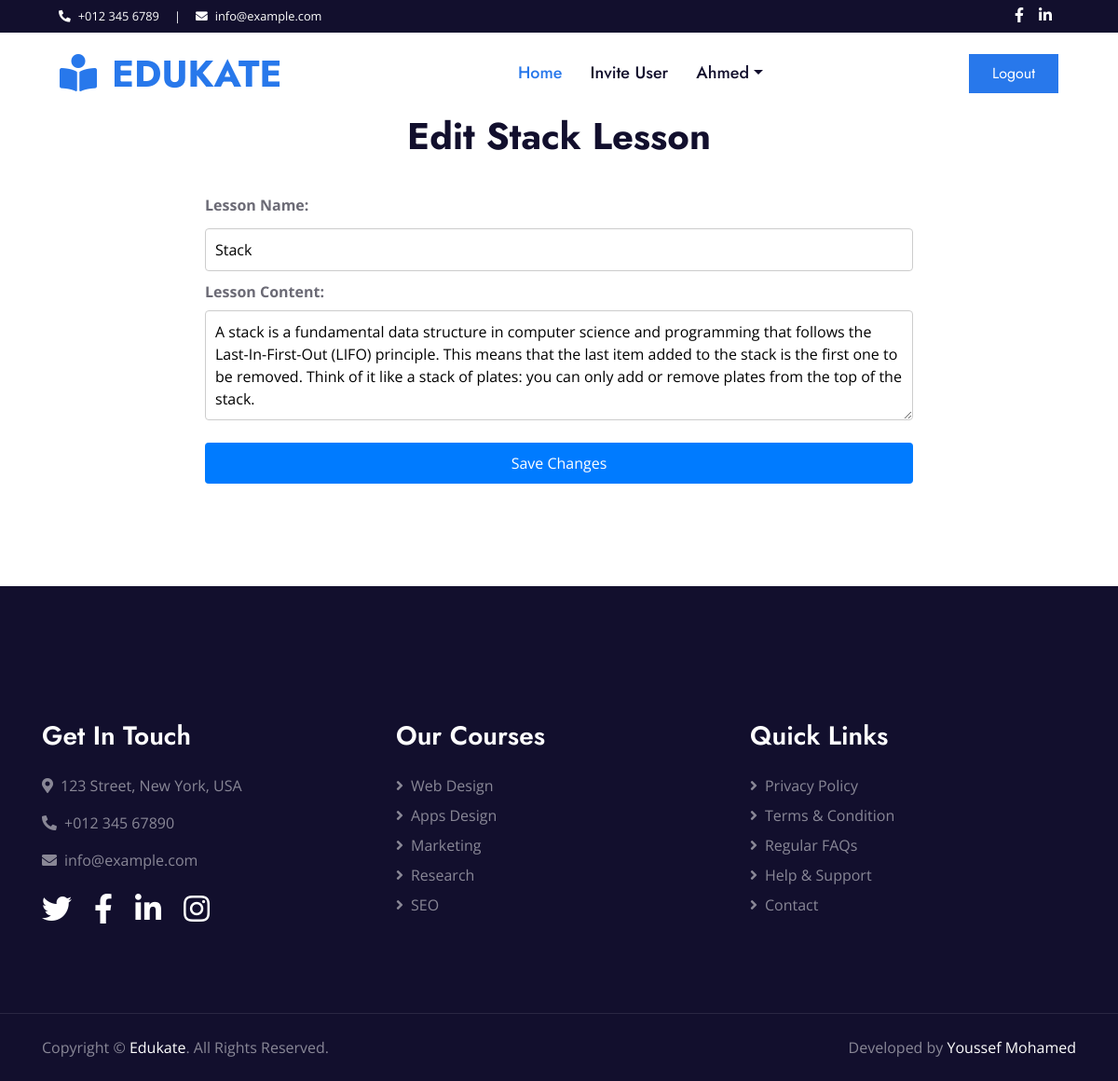
Before: /instructor/edit-lesson/33 (signed in) with the older database file.
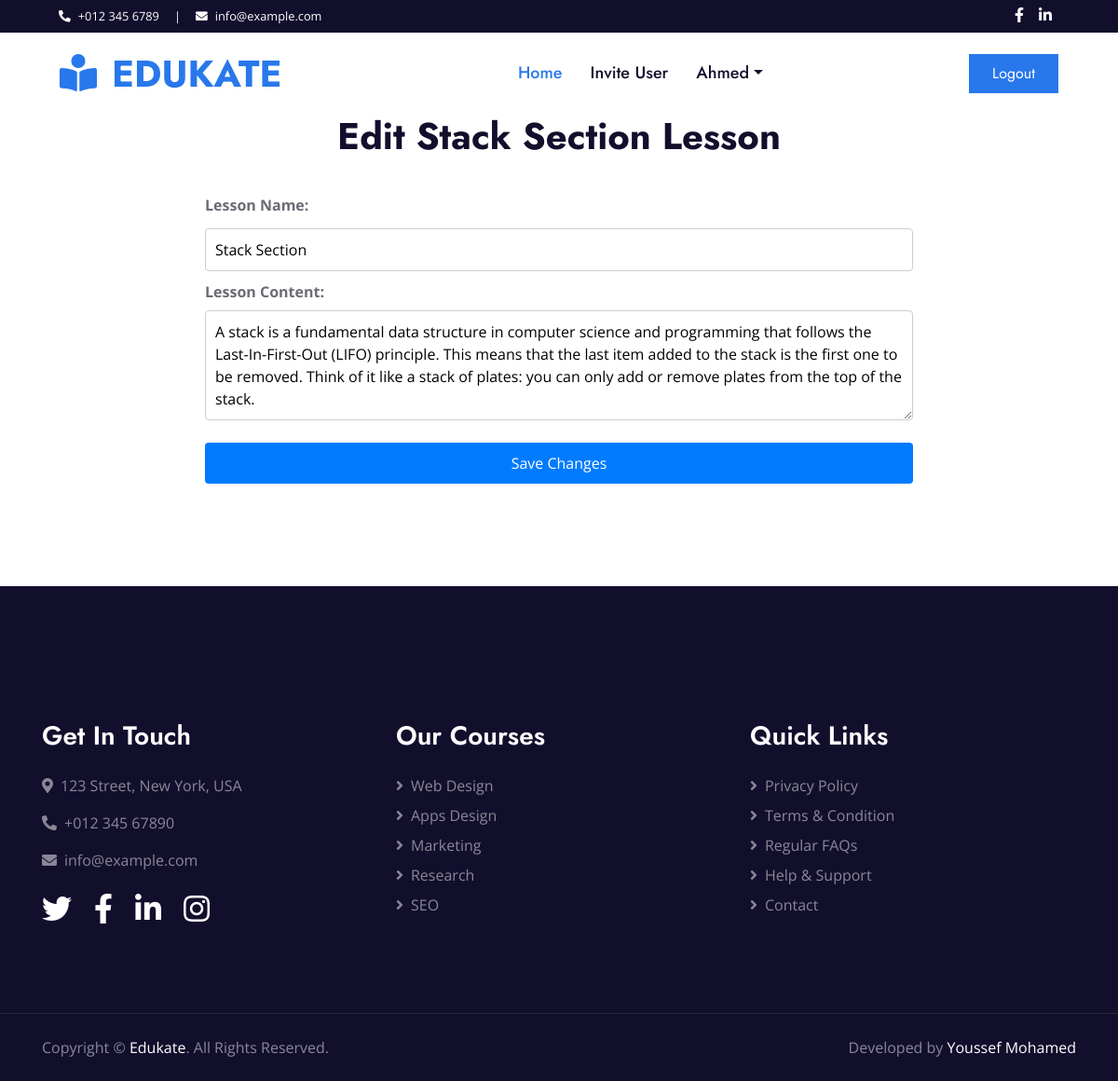
After: the same page with the newer database file.
### instructor/models.py (models this page shows, shortened)
class Lesson(models.Model):
    course = models.ForeignKey(Course, on_delete=models.CASCADE)
    name = models.CharField(max_length=50)
    content = models.TextField(max_length=1000)
    students = models.ManyToManyField(Student, through="StudentCourseAccess")

### instructor/views/lesson_views.py (the view)
# urls.py: path('edit-lesson/<int:id>', edit_lesson, name='edit'),
@login_required
@user_passes_test(lambda user: user.is_staff and not user.is_superuser and Instructor.objects.filter(staffuser=user).exists())
def edit_lesson(request, id):
    lesson = Lesson.objects.get(id=id)
    courseId = lesson.course.id
    if request.method == "POST":
        lesson.name = request.POST.get('lesson_name')
        lesson.content = request.POST.get('lesson_content')
        lesson.save()
        return redirect('upload_lesson' ,id=courseId)
    return render(request, 'edit_lesson.html', {'lesson':lesson})

### templates/edit_lesson.html (shortened to what this page needs)
{% extends 'base/base.html'%}
{% load static %}
{% block content%}
<div class="container">
    <h1>Edit {{lesson.name}} Lesson</h1>
    <form method="post" enctype="multipart/form-data">
        <label for="lesson_name">Lesson Name:</label>
        <input type="text"  name="lesson_name" value="{{lesson.name}}">
        <label for="lesson_name">Lesson Content:</label>
        <textarea rows="4" name="lesson_content">{{ lesson.content }}</textarea>
        <br> <br>
        <button type="submit">Save Changes</button>
    </form>
</div
{% endblock %}

Changed rows visible on the page:
changed Lesson: name "Stack" → "Stack Section"; lesson_name "Stack" → "Stack Section"
